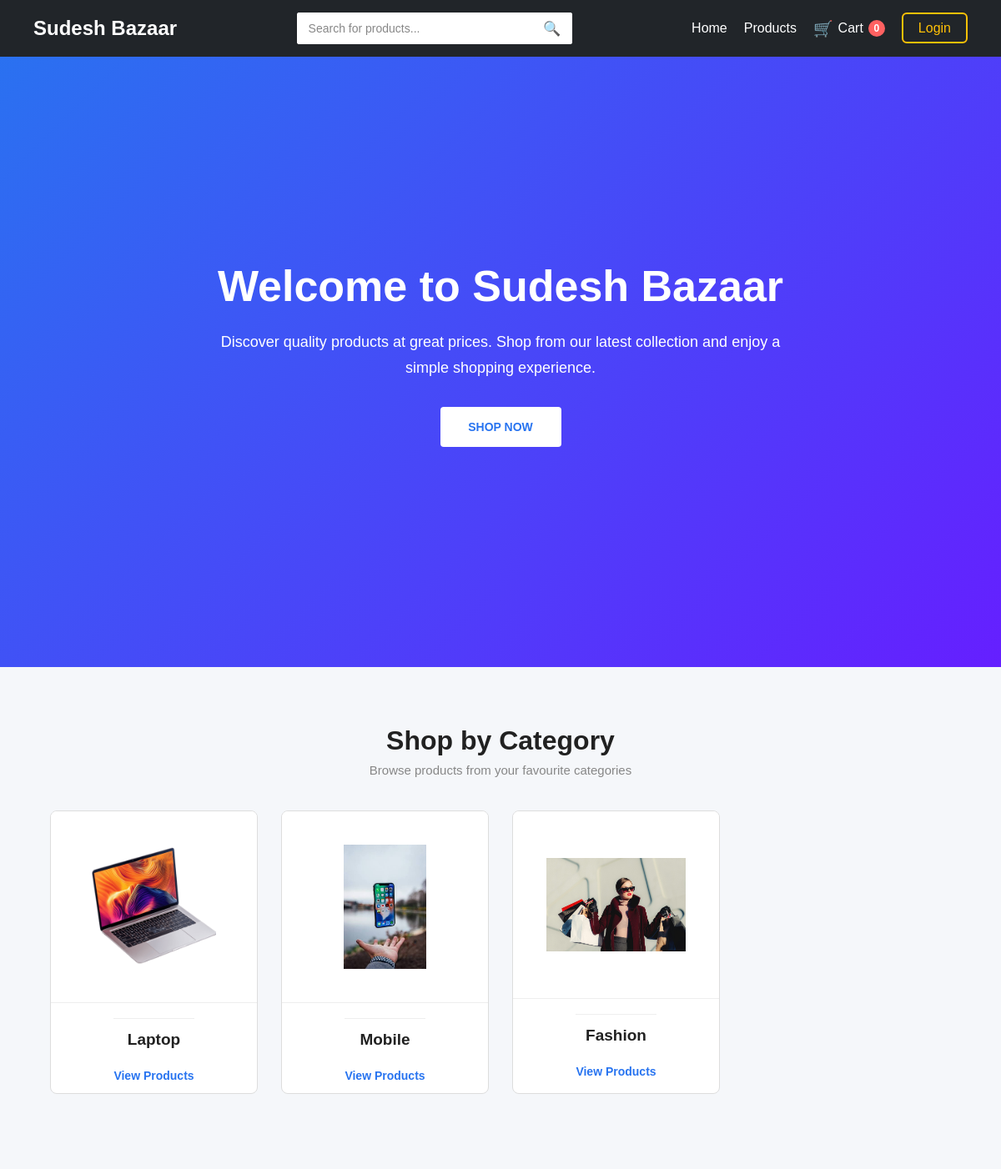
The page / on the database its author committed.
### myapp/models.py (models this page shows, shortened)
class Category(models.Model):
    name = models.CharField(max_length=100, unique=True)
    image = models.ImageField(
        upload_to="categories/",
        blank=True,
        null=True
    )

### myapp/views.py (the view)
# urls.py: 2. Add a URL to urlpatterns:  path('', views.home, name='home')
def home(request):
    products = Product.objects.all()
    categories = Category.objects.all()
    return render(
        request,
        "home.html",
        {
            "products": products,
            "categories": categories,
        }
    )

### myapp/context_processors.py (called while the page is built, shortened)
def cart_count(request):
    count = 0
    return {
        "navbar_cart_count": count
    }

### myapp/templates/home.html (shortened to what this page needs)
 {% extends "base.html" %}
{% load static %}
{% block content %}
<section class="hero">
    <div class="hero-content">
        <h1>
            Welcome to Sudesh Bazaar
        </h1>
        <p>
            Discover quality products at great prices.
            Shop from our latest collection and enjoy
            a simple shopping experience.
        </p>
        <a
            href="#categories"
            class="hero-shop-btn"
        >
            SHOP NOW
        </a>
    </div>
</section>
<section
    class="categories-section"
    id="categories"
>
    <div class="categories-content">
        <div class="categories-header">
            <h2>
                Shop by Category
            </h2>
            <p>
                Browse products from your favourite categories
            </p>
        </div>
        {% if categories %}
        <div class="category-container">
            {% for category in categories %}
            <a
                href="{% url 'category_products' category.id %}"
                class="category-card"
            >
                <div class="category-image">
                    {% if category.image %}
                    <img
                        src="{{ category.image.url }}"
                        alt="{{ category.name }}"
                    >
                    {% else %}
                    <div class="category-no-image">
                        📦
                    </div>
                    {% endif %}
                </div>
                <div class="category-info">
                    <h3>
                        {{ category.name }}
                    </h3>
                    <span>
                        View Products
                    </span>
                </div>
            </a>
            {% endfor %}
        </div>
        {% else %}
        <div class="categories-empty">
            <p>
                No Categories Available
            </p>
        </div>
        {% endif %}
    </div>
</section>
{% endblock %}

### rows shown on the page
Category: image (picture), name "Laptop"
Category: image (picture), name "Mobile"
Category: image (picture), name "Fashion"

### other values the page prints
{{ navbar_cart_count }} "0"
